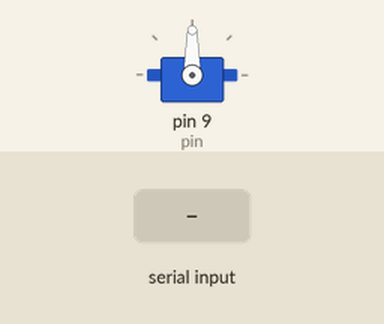
Simulated run of this sketch. Board: Arduino Uno, built with avr-gcc and run on an emulated ATmega328P. Parts: servo. The test bench sets the inputs (shaded band).

Above: at 1.2 s.
1.3 s: "30,150\n" received over Serial
At 2.6 s:
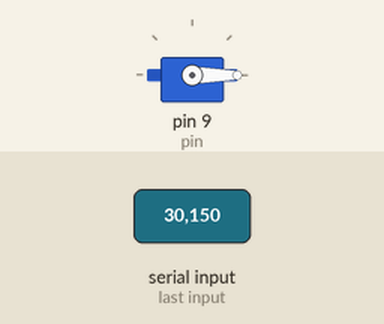
3.8 s: "90,45\n" received over Serial
At 4.6 s:
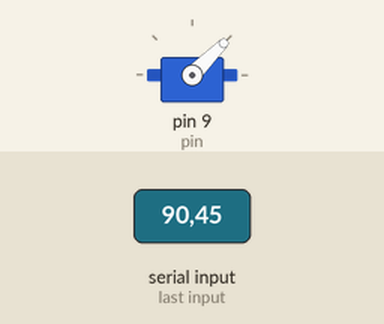
6.3 s: "200\n" received over Serial
At 6.8 s:
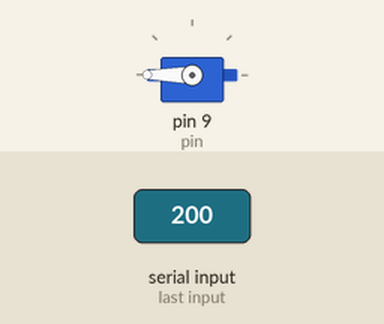
Timing chart, 0 to 9.3 s (numbered marks = the images above; inputs shaded):
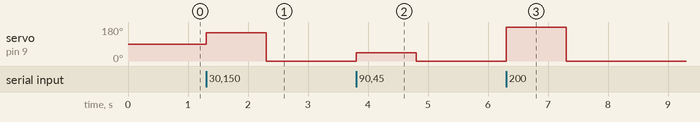

Measured:
- after the input at 1.3 s, servo on pin 9 (pin): 90° → 150° at once, → 0° 1.0 s later
- after the input at 3.8 s, servo on pin 9 (pin): 0° → 45° at once, → 0° 1.0 s later
- after the input at 6.3 s, servo on pin 9 (pin): 0° → 180° at once, → 0° 1.0 s later

The sketch:

inside_servo.ino
```cpp
#include <Servo.h>

Servo myservo;
int pin = 9;

void setup() {
  myservo.attach(pin);
  Serial.begin(9600);
  myservo.write(90);
}

void loop() {
  if (Serial.available() > 0) {
    int angle = Serial.parseInt();
    myservo.write(angle);
  }


}
```
